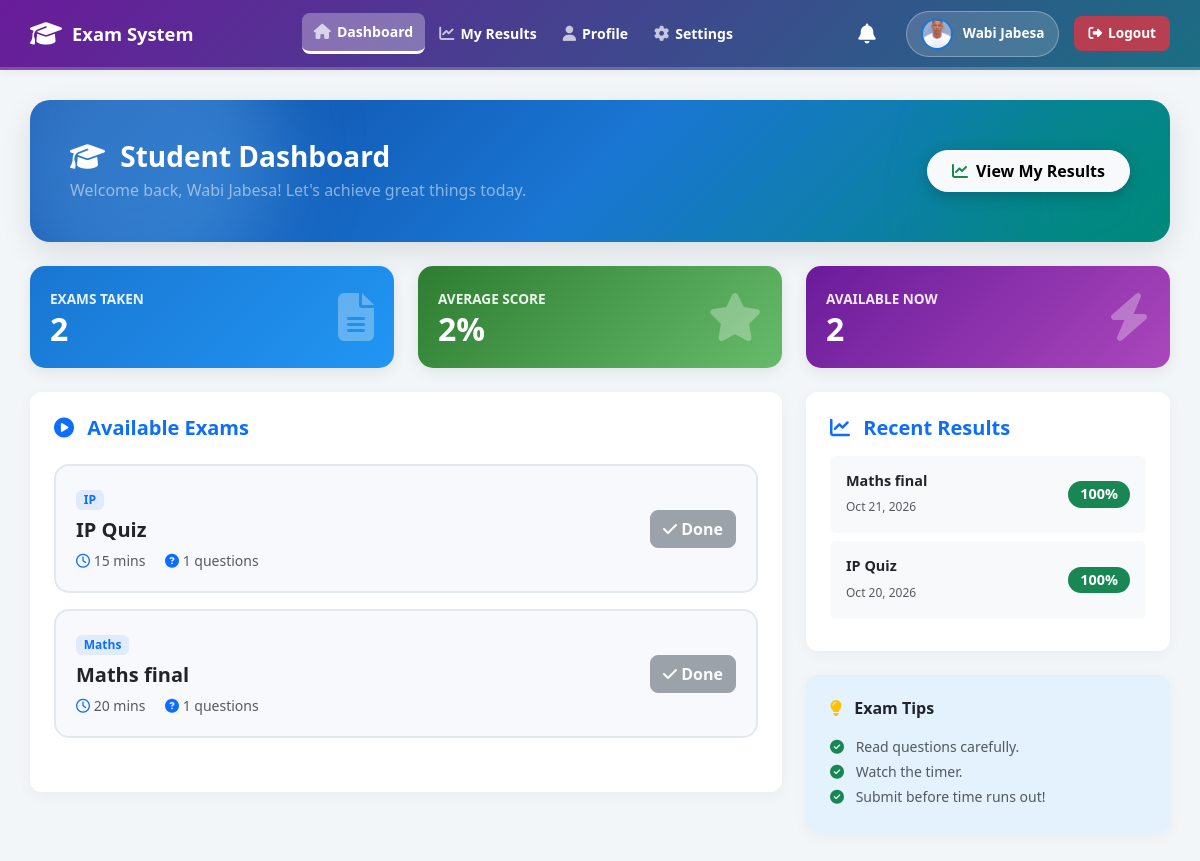
The app's page /student/dashboard.php (signed in) with its own data.
### tables this page shows
CREATE TABLE `users` (
  `user_id` int(11) NOT NULL,
  `name` varchar(100) NOT NULL,
  `email` varchar(100) NOT NULL,
  `username` varchar(50) NOT NULL,
  `password` varchar(255) NOT NULL,
  `role` varchar(20) NOT NULL,
  `status` varchar(10) DEFAULT 'Active',
  `created_at` datetime DEFAULT current_timestamp(),
  `profile_image` varchar(255) DEFAULT NULL
);

CREATE TABLE `exams` (
  `exam_id` int(11) NOT NULL,
  `title` varchar(100) NOT NULL,
  `subject` varchar(100) NOT NULL,
  `exam_type` varchar(50) NOT NULL,
  `duration_minutes` int(11) NOT NULL,
  `start_time` datetime NOT NULL,
  `end_time` datetime NOT NULL,
  `description` text DEFAULT NULL,
  `created_by` int(11) NOT NULL,
  `created_at` datetime DEFAULT current_timestamp(),
  `status` varchar(20) DEFAULT 'Draft',
  `total_questions` int(11) DEFAULT 0
);

CREATE TABLE `attempts` (
  `attempt_id` int(11) NOT NULL,
  `student_id` int(11) NOT NULL,
  `exam_id` int(11) NOT NULL,
  `start_time` datetime DEFAULT current_timestamp(),
  `end_time` datetime DEFAULT NULL,
  `score` decimal(5,2) DEFAULT NULL,
  `status` varchar(20) DEFAULT 'In Progress'
);

### student/dashboard.php (the view, shortened to what this page needs)
<?php
require_once ROOT_PATH . '/db_connect.php';
include ROOT_PATH . '/includes/header.php';
$student_id = $_SESSION['user_id'];
$available_sql = "SELECT e.*,
    (SELECT COUNT(*) FROM questions q WHERE q.exam_id = e.exam_id) as total_q,
    (SELECT COUNT(*) FROM attempts a WHERE a.exam_id = e.exam_id AND a.student_id = $student_id AND a.status='Completed') as attempted
    FROM exams e
    WHERE NOW() BETWEEN e.start_time AND e.end_time
    ORDER BY e.start_time ASC";
$available_exams = $conn->query($available_sql);
$past_sql = "SELECT a.*, e.title,
    (SELECT IFNULL(SUM(marks), 0) FROM questions q WHERE q.exam_id = e.exam_id) as total_marks
    FROM attempts a
    JOIN exams e ON a.exam_id = e.exam_id
    WHERE a.student_id = $student_id AND a.status = 'Completed'
    ORDER BY a.end_time DESC LIMIT 4";
$past_results = $conn->query($past_sql);
$total_attempts = $conn->query("SELECT COUNT(*) as c FROM attempts WHERE student_id = $student_id AND status='Completed'")->fetch_assoc()['c'];
$avg_score = $conn->query("SELECT IFNULL(AVG(score), 0) as avg FROM attempts WHERE student_id = $student_id AND status='Completed'")->fetch_assoc()['avg'];
$avg_score = round($avg_score, 1);
?>
<div class="main-content">
    <div class="student-hero mb-4">
        <div class="hero-blur-bg"></div>
        <div class="hero-content position-relative" style="z-index: 2;">
            <div class="d-flex justify-content-between align-items-center flex-wrap">
                <div>
                    <h3 class="fw-bold mb-1 text-white"><i class="fas fa-graduation-cap me-2"></i> Student Dashboard</h3>
                    <p class="text-white-50 mb-0">Welcome back, <?php echo htmlspecialchars($_SESSION['name']); ?>! Let's achieve great things today.</p>
                </div>
                <div class="mt-3 mt-md-0">
                    <a href="my_results.php" class="btn btn-light fw-bold px-4 py-2" style="border-radius: 30px; box-shadow: 0 4px 15px rgba(0,0,0,0.2);">
                        <i class="fas fa-chart-line text-success me-1"></i> View My Results
                    </a>
                </div>
            </div>
        </div>
    </div>
    <div class="row g-4 mb-4 animate-up">
        <div class="col-md-4">
            <a href="my_results.php" class="text-decoration-none">
                <div class="card summary-card h-100" style="background: linear-gradient(135deg, #1976d2, #2196f3);">
                    <div class="d-flex justify-content-between align-items-center">
                        <div>
                            <small>Exams Taken</small>
                            <h2 class="fw-bold mb-0"><?php echo $total_attempts; ?></h2>
                        </div>
                        <i class="fas fa-file-alt fa-3x" style="opacity: 0.3;"></i>
                    </div>
                </div>
            </a>
        </div>
        <div class="col-md-4">
            <a href="my_results.php" class="text-decoration-none">
                <div class="card summary-card h-100" style="background: linear-gradient(135deg, #2e7d32, #66bb6a);">
                    <div class="d-flex justify-content-between align-items-center">
                        <div>
                            <small>Average Score</small>
                            <h2 class="fw-bold mb-0"><?php echo $avg_score; ?>%</h2>
                        </div>
                        <i class="fas fa-star fa-3x" style="opacity: 0.3;"></i>
                    </div>
                </div>
            </a>
        </div>
        <div class="col-md-4">
            <a href="#available-exams" class="text-decoration-none">
                <div class="card summary-card h-100" style="background: linear-gradient(135deg, #6a1b9a, #ab47bc);">
                    <div class="d-flex justify-content-between align-items-center">
                        <div>
                            <small>Available Now</small>
                            <h2 class="fw-bold mb-0"><?php echo $available_exams->num_rows; ?></h2>
                        </div>
                        <i class="fas fa-bolt fa-3x" style="opacity: 0.3;"></i>
                    </div>
                </div>
            </a>
        </div>
    </div>
    <div class="row g-4">
        <div class="col-lg-8 animate-up" style="animation-delay: 0.1s;">
            <div class="card p-4" style="min-height: 400px;">
                <div class="d-flex justify-content-between align-items-center mb-4">
                    <h5 class="fw-bold text-primary mb-0"><i class="fas fa-play-circle me-2"></i> Available Exams</h5>
                </div>
                <?php if ($available_exams->num_rows > 0): ?>
                    <div class="row g-3">
                        <?php while ($exam = $available_exams->fetch_assoc()): ?>
                            <div class="col-md-12">
                                <div class="exam-card-new">
                                    <div class="d-flex justify-content-between align-items-center">
                                        <div>
                                            <span class="badge bg-primary bg-opacity-10 text-primary mb-2"><?php echo htmlspecialchars($exam['subject']); ?></span>
                                            <h5 class="fw-bold mb-2"><?php echo htmlspecialchars($exam['title']); ?></h5>
                                            <div class="text-muted small">
                                                <span class="me-3"><i class="far fa-clock text-primary"></i> <?php echo $exam['duration_minutes']; ?> mins</span>
                                                <span><i class="fas fa-question-circle text-primary"></i> <?php echo $exam['total_q']; ?> questions</span>
                                            </div>
                                        </div>
                                        <div>
                                            <?php if ($exam['attempted'] > 0): ?>
                                                <button class="btn btn-secondary" disabled><i class="fas fa-check"></i> Done</button>
                                            <?php elseif ($exam['total_q'] == 0): ?>
                                                <button class="btn btn-warning text-dark" disabled><i class="fas fa-clock"></i> Pending</button>
                                            <?php else: ?>
                                                <a href="take_exam.php?exam_id=<?php echo $exam['exam_id']; ?>" class="btn btn-primary px-4 py-2" style="border-radius: 20px; box-shadow: 0 4px 10px rgba(25,118,210,0.3);">
                                                    Start <i class="fas fa-arrow-right ms-1"></i>
                                                </a>
                                            <?php endif; ?>
                                        </div>
                                    </div>
                                </div>
                            </div>
                        <?php endwhile; ?>
                    </div>
                <?php endif; ?>
            </div>
        </div>
        <div class="col-lg-4 animate-up" style="animation-delay: 0.2s;">
            <div class="card p-4 mb-4">
                <h5 class="fw-bold text-primary mb-3"><i class="fas fa-chart-line me-2"></i> Recent Results</h5>
                <div class="result-list">
                    <?php
                    if ($past_results->num_rows > 0) {
                        while ($r = $past_results->fetch_assoc()) {
                            $percent = ($r['total_marks'] > 0) ? round(($r['score'] / $r['total_marks']) * 100) : 0;
                            $color = ($percent >= 50) ? 'success' : 'danger';
                    ?>
                        <div class="result-item d-flex justify-content-between align-items-center p-3 mb-2 rounded" style="background: #f8f9fa;">
                            <div>
                                <h6 class="fw-bold mb-1" style="font-size: 0.9rem;"><?php echo htmlspecialchars($r['title']); ?></h6>
                                <small class="text-muted" style="font-size: 0.75rem;"><?php echo date('M d, Y', strtotime($r['end_time'])); ?></small>
                            </div>
                            <span class="badge bg-<?php echo $color; ?> rounded-pill" style="font-size: 0.9rem; padding: 6px 12px;"><?php echo $percent; ?>%</span>
                        </div>
                    <?php } } else {
                        echo "<p class='text-muted small text-center'>No results yet.</p>";
                    } ?>
                </div>
            </div>
            <div class="card p-4" style="background: #e3f2fd; border: none;">
                <h6 class="fw-bold text-dark mb-3"><i class="fas fa-lightbulb text-warning me-2"></i> Exam Tips</h6>
                <ul class="list-unstyled mb-0 small text-muted" style="line-height: 1.8;">
                    <li><i class="fas fa-check-circle text-success me-2"></i> Read questions carefully.</li>
                    <li><i class="fas fa-check-circle text-success me-2"></i> Watch the timer.</li>
                    <li><i class="fas fa-check-circle text-success me-2"></i> Submit before time runs out!</li>
                </ul>
            </div>
        </div>
    </div>
</div>
<?php include ROOT_PATH . '/includes/footer.php'; ?>

### includes/header.php (shortened to what this page needs)
<?php
$header_img = null;
if (isset($conn) && isset($_SESSION['user_id'])) {
    $header_uid = $_SESSION['user_id'];
    $header_img_q = $conn->query("SELECT profile_image FROM users WHERE user_id = $header_uid");
    $header_img = ($header_img_q && $header_img_q->num_rows > 0) ? $header_img_q->fetch_assoc()['profile_image'] : null;
}
$base_path = (strpos($_SERVER['PHP_SELF'], '/admin/') !== false ||
              strpos($_SERVER['PHP_SELF'], '/teacher/') !== false ||
              strpos($_SERVER['PHP_SELF'], '/student/') !== false ||
              strpos($_SERVER['PHP_SELF'], '/shared/') !== false) ? "../" : "";
?>
<!DOCTYPE html>
<html lang="en">
<head>
    <link href="https://cdn.jsdelivr.net/npm/bootstrap@5.3.0/dist/css/bootstrap.min.css" rel="stylesheet">
    <link rel="stylesheet" href="https://cdnjs.cloudflare.com/ajax/libs/font-awesome/6.4.0/css/all.min.css">
</head>
<body>
<div class="top-navbar">
    <a href="<?php echo $base_path; ?>index.php" class="nav-brand">
        <i class="fas fa-graduation-cap"></i> Exam System
    </a>
    <div class="nav-menu">
        <?php include ROOT_PATH . '/includes/sidebar.php'; ?>
    </div>
    <div class="user-menu">
        <div class="nav-dropdown" style="margin-right: 10px;">
            <a href="#" class="dropdown-toggle bell-icon" data-bs-toggle="dropdown" aria-expanded="false" style="text-decoration: none; color: #555; position: relative; padding: 5px;">
                <i class="fas fa-bell fa-lg"></i>
            </a>
        </div>
        <div class="user-badge">
            <?php if (!empty($header_img)): ?>
                <img src="<?php echo $base_path; ?>assets/uploads/<?php echo htmlspecialchars($header_img); ?>" alt="Profile">
            <?php else: ?>
                <i class="fas fa-user-circle"></i>
            <?php endif; ?>
            <span><?php echo htmlspecialchars($_SESSION['name']); ?></span>
        </div>
        <a href="<?php echo $base_path; ?>logout.php" class="logout-btn">
            <i class="fas fa-sign-out-alt"></i> Logout
        </a>
    </div>
</div>

### student/dashboard.php (style rules this page uses)
.student-hero { position: relative; border-radius: 20px; overflow: hidden; padding: 40px; box-shadow: 0 10px 30px rgba(0,0,0,0.1); }
.hero-blur-bg { position: absolute; top: 0; left: 0; width: 100%; height: 100%; background: linear-gradient(135deg, #0d47a1, #1976d2, #00897b); z-index: 1; }
.hero-blur-bg::before, .hero-blur-bg::after { content: ''; position: absolute; border-radius: 50%; filter: blur(40px); }
.hero-blur-bg::before { width: 300px; height: 300px; background: rgba(100, 181, 246, 0.4); top: -100px; left: -50px; }
.hero-blur-bg::after { width: 250px; height: 250px; background: rgba(0, 137, 123, 0.4); bottom: -80px; right: -50px; }
.summary-card { padding: 20px; color: white; border-radius: 15px; box-shadow: 0 4px 15px rgba(0,0,0,0.08); transition: transform 0.3s; }
.summary-card small { font-size: 0.85rem; font-weight: 600; text-transform: uppercase; opacity: 0.9; }
.exam-card-new { background: #f8f9fc; border: 2px solid #e3e8f0; border-radius: 15px; padding: 20px; transition: 0.3s; }
.animate-up { animation: slideUp 0.6s ease-out forwards; opacity: 0; transform: translateY(20px); }

### records on screen
users: profile_image (picture)
exams: subject "IP", title "IP Quiz", duration_minutes "15", total_q "1"
exams: subject "Maths", title "Maths final", duration_minutes "20", total_q "1"
attempts: exam.title "Maths final", end_time "Oct 21, 2026", percent "100"
attempts: exam.title "IP Quiz", end_time "Oct 20, 2026", percent "100"

### other values on screen
$_SESSION['name'] "Wabi Jabesa"
$total_attempts "2"
$avg_score "2"
$available_exams->num_rows "2"
